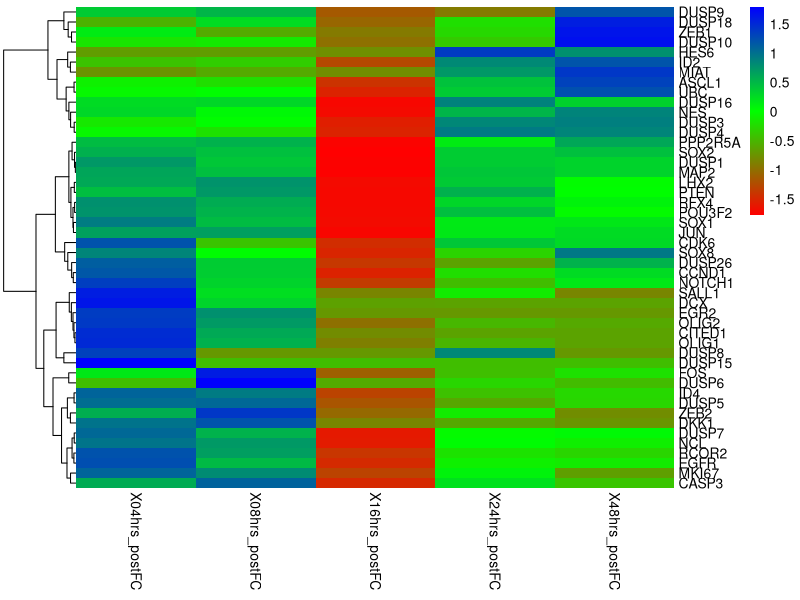

The R script that drew this image:
setwd("~/Dropbox/BIO520/project/R_practice/")
library(tidyverse)
library(pheatmap) 
library(RColorBrewer)

data <- as.matrix(read.table("postFC.filtered.txt", row.names = 1, header = T))
#pheatmap(data, cluster_cols=F)

# a way of generting scaled values and writing them to a new matrix
datascaled <- as.matrix(t(scale(t(data), center = T, scale = T)))

#View(datascaled)

#filter out undefined values and write it to a new matrix
datascalefilt <- datascaled[complete.cases(datascaled),]

View(datascalefilt)


# make a heatmap
#pheatmap(datascalefilt, clustering_distance_cols = "euclidean", clustering_distance_rows = "euclidean", border = NA )

# remove messy row names and do a different clustering method 
pheatmap(datascalefilt, color = colorRampPalette(rainbow(3))(1000), show_rownames = T, clustering_method = "ward.D2", cluster_cols = F, clustering_distance_rows = "euclidean", border = NA )

# maybe a useful website for this -- http://www.opiniomics.org/you-probably-dont-understand-heatmaps/

